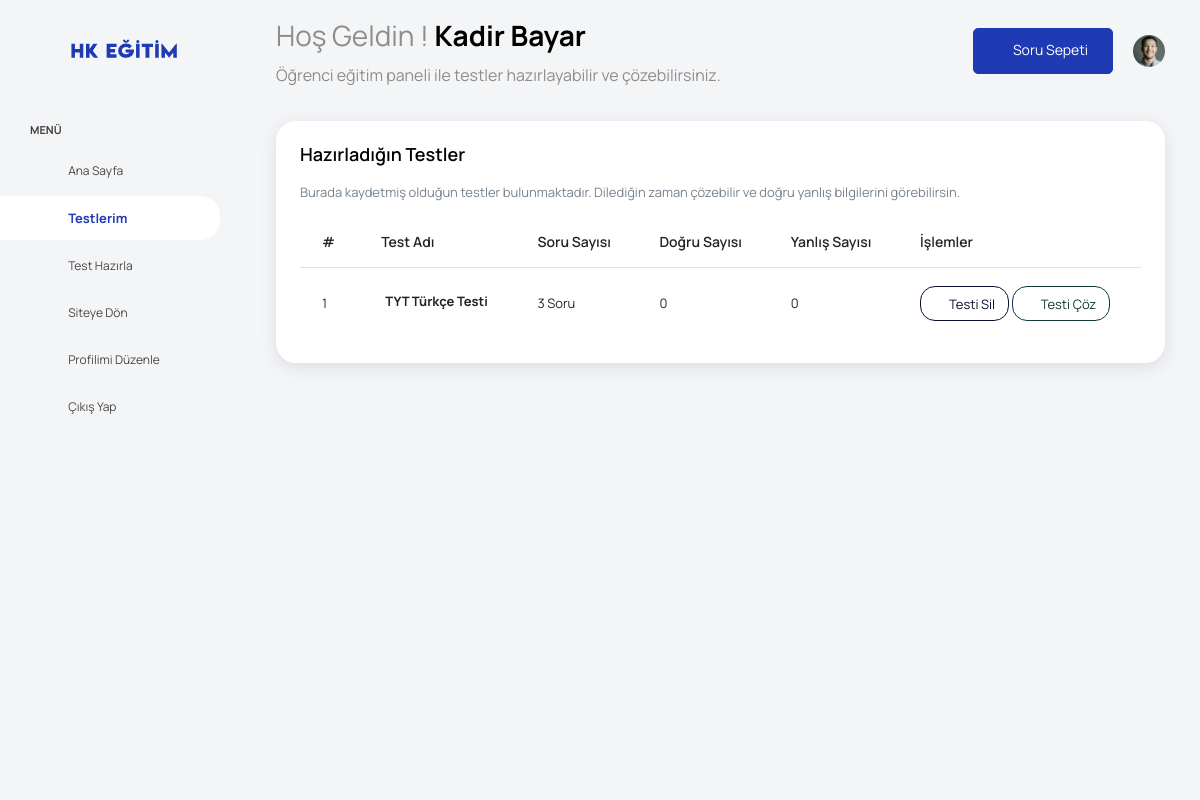
/StudentPanel/testtable.php (signed in), run on the app's committed database.
### tables this page shows
CREATE TABLE IF NOT EXISTS `sptests` (
  `Id` int NOT NULL AUTO_INCREMENT,
  `user_id` int NOT NULL,
  `test_id` varchar(500) NOT NULL,
  `Title` varchar(255) NOT NULL,
  `Correct` int NOT NULL DEFAULT '0',
  `Wrong` int NOT NULL DEFAULT '0',
  PRIMARY KEY (`Id`)
);

### StudentPanel/testtable.php (the view, shortened to what this page needs)
<?php
include_once 'head.php';
?>
<?php if (isset($_SESSION['Id']) && isset($_SESSION['Username'])) { ?>
<div class="container-scroller">
    <nav class="navbar default-layout col-lg-12 col-12 p-0 fixed-top d-flex align-items-top flex-row">
        <div class="text-center navbar-brand-wrapper d-flex align-items-center justify-content-start">
            <div class="me-3">
                <button class="navbar-toggler navbar-toggler align-self-center" type="button" data-bs-toggle="minimize">
                    <span class="icon-menu"></span>
                </button>
            </div>
            <div>
                <a class="navbar-brand brand-logo" href="index.html">
                    <img src="../assets/images/logo.svg" alt="logo"/>
                </a>
            </div>
        </div>
        <div class="navbar-menu-wrapper d-flex align-items-top">
            <ul class="navbar-nav">
                <li class="nav-item font-weight-semibold d-none d-lg-block ms-0">
                    <h1 class="welcome-text">Hoş Geldin ! <span
                                class="text-black fw-bold"><?php echo $_SESSION['Name']; ?></span></h1>
                    <h3 class="welcome-sub-text">Öğrenci eğitim paneli ile testler hazırlayabilir ve
                        çözebilirsiniz.</h3>
                </li>
            </ul>
            <?php
            include_once 'navbar.php';
            ?>
        </div>
    </nav>
    <div class="container-fluid page-body-wrapper">
        <?php
        include_once 'sidebar.php';
        ?>
        <div class="main-panel">
            <div class="content-wrapper">
                <div class="row">
                    <div class="col-lg-12 grid-margin stretch-card">
                        <div class="card">
                            <div class="card-body">
                                <h4 class="card-title">Hazırladığın Testler</h4>
                                <p class="card-description">
                                    Burada kaydetmiş olduğun testler bulunmaktadır. Dilediğin zaman çözebilir ve doğru
                                    yanlış bilgilerini görebilirsin.
                                </p>
                                <div class="table-responsive">
                                    <table class="table table-hover">
                                        <thead>
                                        <tr>
                                            <th>#</th>
                                            <th>Test Adı</th>
                                            <th>Soru Sayısı</th>
                                            <th>Doğru Sayısı</th>
                                            <th>Yanlış Sayısı</th>
                                            <th>İşlemler</th>
                                        </tr>
                                        </thead>
                                        <tbody>
                                        <?php
                                        $i = 1;
                                        $id = $_SESSION['Id'];
                                        $test = $conn->query("SELECT * FROM sptests WHERE user_id = $id")->fetchAll();
                                        foreach ($test as $item) {
                                            $testIds = explode(',', $item['test_id']);
                                            $numberOfTests = count($testIds);
                                            ?>
                                            <tr>
                                                <td><?php echo $i; ?></td>
                                                <td><p class="ms-1 mb-1 fw-bold"><?php echo $item['Title']; ?></p></td>
                                                <td><?php echo $numberOfTests; ?> Soru</td>
                                                <td><?php echo $item['Correct']; ?></td>
                                                <td><?php echo $item['Wrong']; ?></td>
                                                <td>
                                                    <a class="btn btn-outline-primary btn-sm" onclick="testiSil(<?php echo $item['Id'] ?>)" href="#" ><i
                                                                class="mdi mdi-delete"></i>
                                                        Testi Sil
                                                    </a>
                                                    <a class="btn btn-outline-success btn-sm" href="exam.php?Id=<?php echo $item['Id'] ?>"><i
                                                                class="mdi mdi-pencil"></i>
                                                        Testi Çöz
                                                    </a>
                                                </td>
                                            </tr>
                                            <?php
                                            $i++;
                                        } ?>
                                        </tbody>
                                    </table>
                                </div>
                            </div>
                        </div>
                    </div>
                </div>
            </div>
        </div>
    </div>
    <?php
    include_once 'script.php'; ?>
    <?php } else {
        header("Location: login.php?error=" . urlencode("Lütfen bu sayfayı görüntülemek için önce oturum açın."));
    } ?>

### data on the page
sptests: Title "TYT Türkçe Testi", test "3", Correct "0", Wrong "0"

### other printed values
$_SESSION['Name'] "Kadir Bayar"
